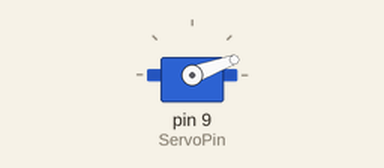
This sketch was run on a simulated Arduino Uno, built with avr-gcc and run on an emulated ATmega328P. Parts: servo.

Above: at 0.05 s.
At 6.05 s:
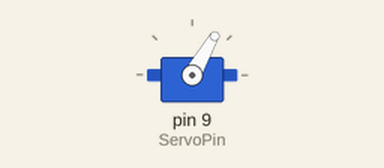
At 9.0 s:
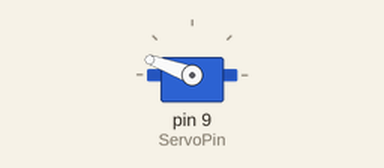
At 12.0 s:
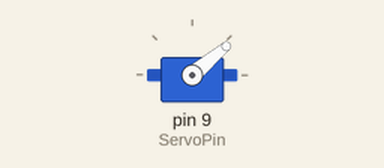
Timing chart, 0 to 16.3 s (numbered marks = the images above):
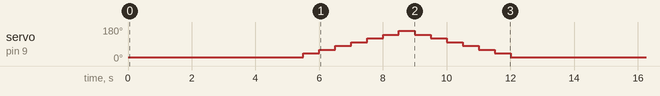

The sketch:

zServo.ino
```cpp
#include <Servo.h>
Servo servo;
int ServoPin = 9;

void setup()
{
    servo.attach(ServoPin);
    servo.write(20);
}
void loop()
{
    delay(5000);
    for(int i = 1; i < 9; i++)
    {
        servo.write(20*i);
        delay(500);
    }
    for(int i = 2; i < 9; i++)
    {
        servo.write(180 - 20*i);
        delay(500);
    }
}
```

Measured:
- by itself, servo on pin 9 (ServoPin): repeats every 12.5 s: 60° 0.50 s, 80° 0.50 s, 100° 0.50 s, 120° 0.50 s, 140° 0.50 s, 160° 0.50 s, 140° 0.50 s, 120° 0.50 s, 100° 0.50 s, 80° 0.50 s, 60° 0.50 s, 40° 0.50 s, 20° 6.0 s, 40° 0.50 s
